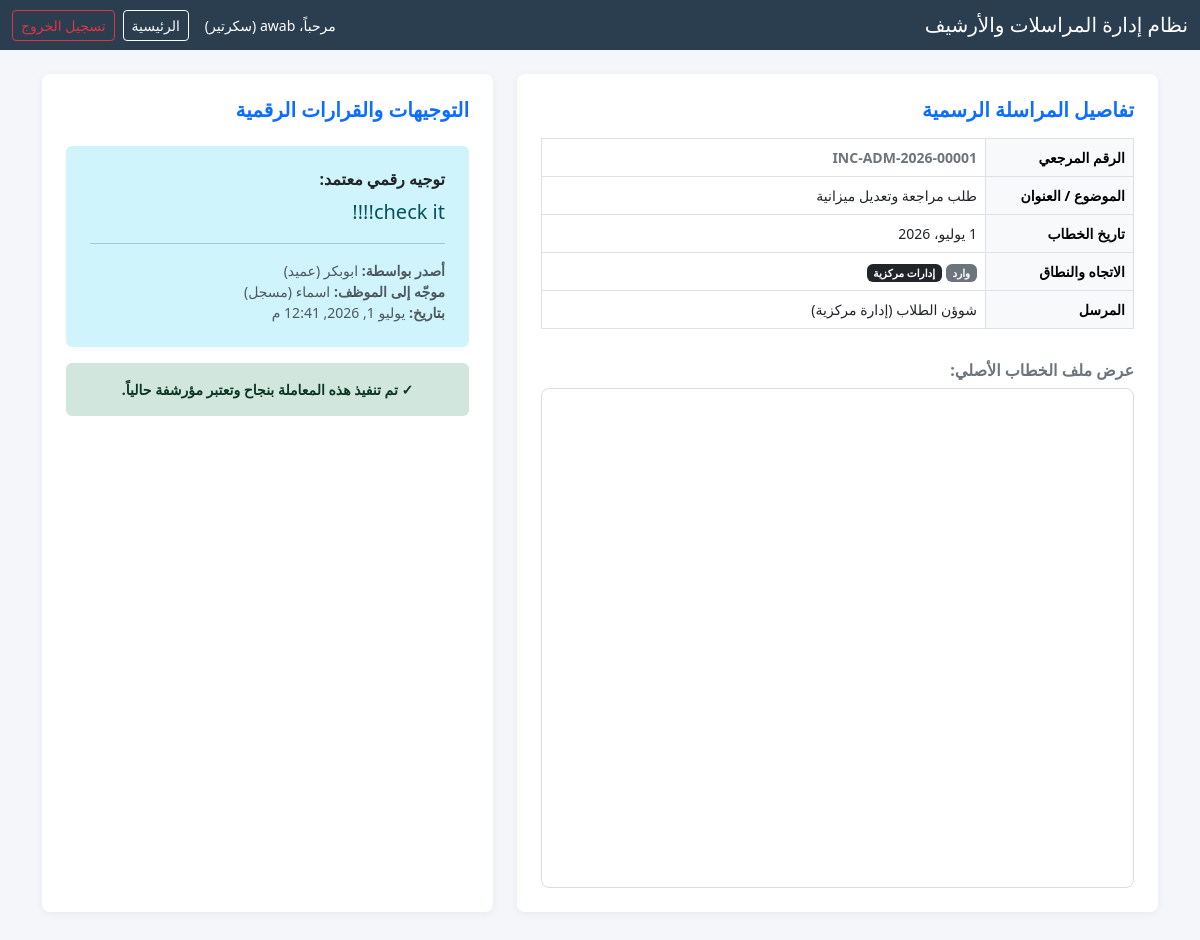
The page /document/1/ (signed in) on the database its author committed.
### correspondence/models.py (models this page shows, shortened)
class UserProfile(models.Model):
    ROLE_CHOICES = [
        ('secretary', 'سكرتير'),
        ('dean', 'عميد'),
        ('vice_dean', 'نائب عميد'),
        ('registrar', 'مسجل'),
        ('department_head', 'رئيس قسم'),
        ('admin_supervisor', 'مشرف إداري'),
        ('faculty_member', 'أستاذ/أستاذة'),
    ]
    DEPT_CHOICES = [
        ('cs', 'علوم الحاسوب'),
        ('it', 'تقانة المعلومات'),
        ('is', 'نظم المعلومات'),
    ]
    user = models.OneToOneField(User, on_delete=models.CASCADE, related_name='profile', verbose_name="المستخدم")
    role = models.CharField(max_length=30, choices=ROLE_CHOICES, default='faculty_member', verbose_name="الدور / الوظيفة")
    department = models.CharField(max_length=10, choices=DEPT_CHOICES, null=True, blank=True, verbose_name="القسم الأكاديمي")
    class Meta:
        verbose_name = "ملف شخصي"
        verbose_name_plural = "ملفات المستخدمين الشخصية"

class Correspondence(models.Model):
    DIR_CHOICES = [
        ('incoming', 'وارد'),
        ('outgoing', 'صادر'),
    ]
    SCOPE_CHOICES = [
        ('internal', 'داخلي'),
        ('inter_faculty', 'بين الكليات'),
        ('central_admin', 'إدارات مركزية'),
    ]
    ADDRESSED_CHOICES = [
        ('dean', 'العميد شخصياً'),
        ('faculty', 'الكلية (شخص محدد)'),
    ]
    STATUS_CHOICES = [
        ('uploaded', 'مرفوع'),
        ('pending_dean', 'قيد المراجعة عند العميد/نائبه'),
        ('assigned', 'موجه'),
        ('archived', 'منفذ / مؤرشف'),
    ]
    reference_number = models.CharField(max_length=50, unique=True, blank=True, verbose_name="الرقم المرجعي")
    direction = models.CharField(max_length=15, choices=DIR_CHOICES, verbose_name="الاتجاه")
    scope = models.CharField(max_length=15, choices=SCOPE_CHOICES, verbose_name="النطاق")
    addressed_to_type = models.CharField(max_length=10, choices=ADDRESSED_CHOICES, verbose_name="المخاطب الفعلي")
    subject = models.CharField(max_length=255, verbose_name="عنوان الخطاب / الموضوع")
    sender_internal = models.ForeignKey(User, on_delete=models.SET_NULL, null=True, blank=True, related_name='sent_correspondences', verbose_name="المرسل الداخلي")
    sender_external = models.ForeignKey(ExternalEntity, on_delete=models.SET_NULL, null=True, blank=True, related_name='sent_correspondences', verbose_name="المرسل الخارجي")
    recipient_internal = models.ForeignKey(User, on_delete=models.SET_NULL, null=True, blank=True, related_name='received_correspondences', verbose_name="المستلم الداخلي")
    recipient_external = models.ForeignKey(ExternalEntity, on_delete=models.SET_NULL, null=True, blank=True, related_name='received_correspondences', verbose_name="المستلم الخارجي")
    file = models.FileField(
        upload_to='correspondence_files/',
        verbose_name="ملف الخطاب (PDF)",
        validators=[
            FileExtensionValidator(allowed_extensions=['pdf']),
            validate_file_size,
        ],
    )
    document_date = models.DateField(default=datetime.date.today, verbose_name="تاريخ الخطاب")
    status = models.CharField(max_length=20, choices=STATUS_CHOICES, default='uploaded', verbose_name="الحالة")
    created_by = models.ForeignKey(User, on_delete=models.CASCADE, related_name='created_correspondences', verbose_name="أنشئ بواسطة")
    created_at = models.DateTimeField(auto_now_add=True, verbose_name="تاريخ الإنشاء في النظام")
    updated_at = models.DateTimeField(auto_now=True, verbose_name="تاريخ التحديث")
    related_to = models.ForeignKey('self', on_delete=models.SET_NULL, null=True, blank=True, related_name='replies', verbose_name="مرتبط بخطاب سابق (رد)")
    handled_by = models.ForeignKey(User, on_delete=models.SET_NULL, null=True, blank=True, related_name='handled_correspondences', verbose_name="تمت معالجته بواسطة")
    handled_at = models.DateTimeField(null=True, blank=True, verbose_name="تاريخ المعالجة")
    class Meta:
        verbose_name = "مراسلة / خطاب"
        verbose_name_plural = "الخطابات والمراسلات"

class ExternalEntity(models.Model):
    CAT_CHOICES = [
        ('other_faculty', 'كلية أخرى'),
        ('central_admin', 'إدارة مركزية'),
    ]
    name = models.CharField(max_length=100, verbose_name="اسم الجهة")
    category = models.CharField(max_length=20, choices=CAT_CHOICES, verbose_name="تصنيف الجهة")
    class Meta:
        verbose_name = "جهة خارجية"
        verbose_name_plural = "الجهات الخارجية"

class Directive(models.Model):
    correspondence = models.ForeignKey(Correspondence, on_delete=models.CASCADE, related_name='directives', verbose_name="الخطاب المرتبط")
    issued_by = models.ForeignKey(User, on_delete=models.CASCADE, related_name='issued_directives', verbose_name="أصدر بواسطة (العميد/النائب)")
    assigned_to = models.ForeignKey(User, on_delete=models.CASCADE, related_name='assigned_directives', verbose_name="موجه إلى (الموظف المستهدف)")
    directive_text = models.TextField(verbose_name="نص التوجيه الرقمي")
    created_at = models.DateTimeField(auto_now_add=True, verbose_name="تاريخ صدور التوجيه")
    class Meta:
        verbose_name = "توجيه رقمي"
        verbose_name_plural = "التوجيهات الرقمية"
        constraints = [
            models.UniqueConstraint(fields=['correspondence'], name='one_directive_per_correspondence')
        ]

### correspondence/views.py (the view, shortened to what this page needs)
# urls.py: path('document/<int:pk>/', views.document_detail, name='document_detail'),  # شاشة التفاصيل والتوجيه
@login_required
def document_detail(request, pk):
    user_profile = request.user.profile
    correspondence = get_object_or_404(Correspondence, pk=pk)
    existing_directive = correspondence.directives.first()
    staff_users = User.objects.exclude(profile__role__in=['secretary', 'dean', 'vice_dean'])
    context = {
        'correspondence': correspondence,
        'existing_directive': existing_directive,
        'staff_users': staff_users,
        'user_profile': user_profile,
    }
    return render(request, 'correspondence/document_detail.html', context)

### templates/correspondence/document_detail.html (shortened to what this page needs)
<!DOCTYPE html>
<html lang="ar" dir="rtl">
<head>
    <link rel="stylesheet" href="https://cdn.jsdelivr.net/npm/bootstrap@5.3.0/dist/css/bootstrap.rtl.min.css">
</head>
<body>
    <nav class="navbar navbar-dark bg-dark mb-4">
        <div class="container-fluid">
            <span class="navbar-brand mb-0 h1">نظام إدارة المراسلات والأرشيف</span>
            <div class="d-flex align-items-center text-white">
                <span class="me-3 small">مرحباً، {{ request.user.username }} ({{ user_profile.get_role_display }})</span>
                <a href="{% url 'dashboard' %}" class="btn btn-sm btn-outline-light me-2">الرئيسية</a>
                <a href="{% url 'user_logout' %}" class="btn btn-sm btn-outline-danger">تسجيل الخروج</a>
            </div>
        </div>
    </nav>
    <div class="container mb-5">
        <div class="row">
            <div class="col-lg-7 mb-4">
                <div class="card card-custom p-4 h-100">
                    <h5 class="fw-bold text-primary mb-3">تفاصيل المراسلة الرسمية</h5>
                    <table class="table table-bordered small">
                        <tr>
                            <th class="table-light w-25">الرقم المرجعي</th>
                            <td class="fw-bold text-secondary">{{ correspondence.reference_number }}</td>
                        </tr>
                        <tr>
                            <th class="table-light">الموضوع / العنوان</th>
                            <td>{{ correspondence.subject }}</td>
                        </tr>
                        <tr>
                            <th class="table-light">تاريخ الخطاب</th>
                            <td>{{ correspondence.document_date }}</td>
                        </tr>
                        <tr>
                            <th class="table-light">الاتجاه والنطاق</th>
                            <td>
                                <span class="badge bg-secondary">{{ correspondence.get_direction_display }}</span>
                                <span class="badge bg-dark">{{ correspondence.get_scope_display }}</span>
                            </td>
                        </tr>
                        <tr>
                            <th class="table-light">المرسل</th>
                            <td>
                                {% if correspondence.sender_internal %}
                                    {{ correspondence.sender_internal.username }} ({{ correspondence.sender_internal.profile.get_role_display }})
                                {% elif correspondence.sender_external %}
                                    {{ correspondence.sender_external.name }} ({{ correspondence.sender_external.get_category_display }})
                                {% else %}
                                    <span class="text-muted">غير محدد</span>
                                {% endif %}
                            </td>
                        </tr>
                    </table>
                    <h6 class="fw-bold text-secondary mt-3 mb-2">عرض ملف الخطاب الأصلي:</h6>
                    <iframe src="{{ correspondence.file.url }}" class="pdf-container"></iframe>
                </div>
            </div>
            <div class="col-lg-5 mb-4">
                <div class="card card-custom p-4 h-100">
                    <h5 class="fw-bold text-primary mb-4">التوجيهات والقرارات الرقمية</h5>
                    {% if existing_directive %}
                        <div class="alert alert-info border-0 p-4 mb-3">
                            <h6 class="fw-bold text-dark mb-2">توجيه رقمي معتمد:</h6>
                            <p class="mb-3 lead small">{{ existing_directive.directive_text }}</p>
                            <hr>
                            <div class="small text-muted">
                                <strong>أصدر بواسطة:</strong> {{ existing_directive.issued_by.username }} ({{ existing_directive.issued_by.profile.get_role_display }})<br>
                                <strong>موجّه إلى الموظف:</strong> {{ existing_directive.assigned_to.username }} ({{ existing_directive.assigned_to.profile.get_role_display }})<br>
                                <strong>بتاريخ:</strong> {{ existing_directive.created_at }}
                            </div>
                        </div>
                        {% if correspondence.status == 'archived' %}
                            <div class="alert alert-success border-0 p-3 text-center fw-bold small">
                                ✓ تم تنفيذ هذه المعاملة بنجاح وتعتبر مؤرشفة حالياً.
                            </div>
                        {% endif %}
                    {% endif %}
                </div>
            </div>
        </div>
    </div>
</body>
</html>

### templates/correspondence/document_detail.html (style rules this page uses)
body { background-color: #f4f6f9; font-family: 'Segoe UI', sans-serif; }
.navbar { background-color: #2b3e50 !important; }
.card-custom { border: none; border-radius: 8px; box-shadow: 0 2px 8px rgba(0,0,0,0.05); }
.pdf-container { height: 500px; width: 100%; border: 1px solid #ddd; border-radius: 8px; }

### rows shown on the page
UserProfile: role "سكرتير"
Correspondence: reference_number "INC-ADM-2026-00001", subject "طلب مراجعة وتعديل ميزانية", document_date "1 يوليو، 2026", direction "وارد", scope "إدارات مركزية", sender_external.name "شوؤن الطلاب", sender_external.category "إدارة مركزية"
Directive: directive_text "check it!!!!", issued_by.username "ابوبكر", issued_by.profile.role "عميد", assigned_to.username "اسماء", assigned_to.profile.role "مسجل", created_at "يوليو 1, 2026, 12:41 م"
